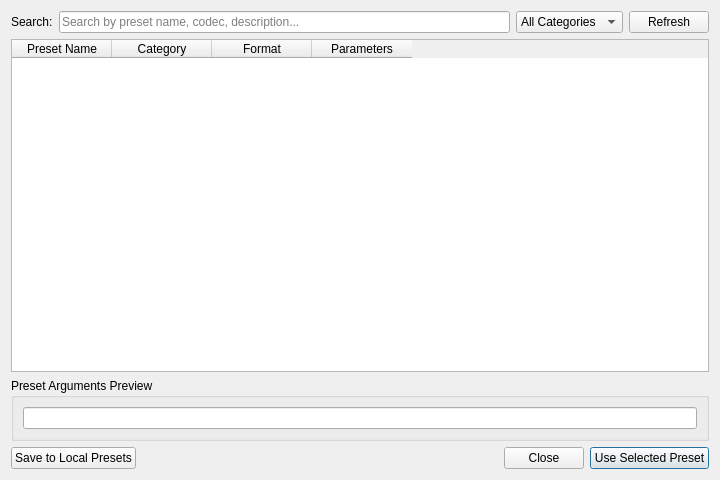
<?xml version="1.0" encoding="UTF-8"?>
<ui version="4.0">
 <class>OnlinePresetsDialog</class>
 <widget class="QDialog" name="OnlinePresetsDialog">
  <property name="geometry">
   <rect>
    <x>0</x>
    <y>0</y>
    <width>720</width>
    <height>480</height>
   </rect>
  </property>
  <property name="windowTitle">
   <string>Online &amp; Community Presets Browser</string>
  </property>
  <layout class="QVBoxLayout" name="mainOnlineLayout">
   <item>
    <layout class="QHBoxLayout" name="searchBarLayout">
     <item>
      <widget class="QLabel" name="lblSearch">
       <property name="text">
        <string>Search:</string>
       </property>
      </widget>
     </item>
     <item>
      <widget class="QLineEdit" name="txtSearchPreset">
       <property name="placeholderText">
        <string>Search by preset name, codec, description...</string>
       </property>
       <property name="clearButtonEnabled">
        <bool>true</bool>
       </property>
      </widget>
     </item>
     <item>
      <widget class="QComboBox" name="comboCategoryFilter">
       <item>
        <property name="text">
         <string>All Categories</string>
        </property>
       </item>
      </widget>
     </item>
     <item>
      <widget class="QPushButton" name="btnRefreshOnline">
       <property name="text">
        <string>Refresh</string>
       </property>
      </widget>
     </item>
    </layout>
   </item>
   <item>
    <widget class="QTableWidget" name="tableOnlinePresets">
     <property name="selectionBehavior">
      <enum>QAbstractItemView::SelectRows</enum>
     </property>
     <property name="sortingEnabled">
      <bool>true</bool>
     </property>
     <column>
      <property name="text">
       <string>Preset Name</string>
      </property>
     </column>
     <column>
      <property name="text">
       <string>Category</string>
      </property>
     </column>
     <column>
      <property name="text">
       <string>Format</string>
      </property>
     </column>
     <column>
      <property name="text">
       <string>Parameters</string>
      </property>
     </column>
    </widget>
   </item>
   <item>
    <widget class="QGroupBox" name="grpPresetDetails">
     <property name="title">
      <string>Preset Arguments Preview</string>
     </property>
     <layout class="QVBoxLayout" name="detailsLayout">
      <item>
       <widget class="QLineEdit" name="txtPresetArgsPreview">
        <property name="readOnly">
         <bool>true</bool>
        </property>
       </widget>
      </item>
     </layout>
    </widget>
   </item>
   <item>
    <layout class="QHBoxLayout" name="buttonsLayout">
     <item>
      <widget class="QPushButton" name="btnImportLocal">
       <property name="text">
        <string>Save to Local Presets</string>
       </property>
      </widget>
     </item>
     <item>
      <spacer name="hSpacerOnline">
       <property name="orientation">
        <enum>Qt::Horizontal</enum>
       </property>
       <property name="sizeHint" stdset="0">
        <size>
         <width>40</width>
         <height>20</height>
        </size>
       </property>
      </spacer>
     </item>
     <item>
      <widget class="QPushButton" name="btnClose">
       <property name="text">
        <string>Close</string>
       </property>
      </widget>
     </item>
     <item>
      <widget class="QPushButton" name="btnLoadToActive">
       <property name="text">
        <string>Use Selected Preset</string>
       </property>
       <property name="default">
        <bool>true</bool>
       </property>
      </widget>
     </item>
    </layout>
   </item>
  </layout>
 </widget>
 <resources/>
 <connections/>
</ui>
